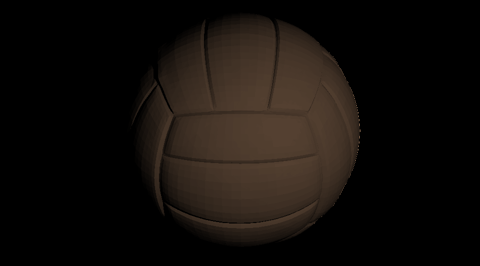
#> input picture lab1/intrinsic_images/ball.png, 480 x 266 px
$ python recoloring.py ball.png ball.png ball.png
#> lines starting #> are read from the running program, lines starting #| are printed output that depends on the picture
### lab1/intrinsic_images/iid_image_formation.py
import sys
import matplotlib.pyplot as plt
import numpy as np

def read_images(original, albedo, shading):
    """
       inputs:
          original : path to original image
          albedo : path to albedo intrinsic image
          shading : path to shading intrinsic image

    """
#> called with original = 'ball.png', albedo = 'ball.png', shading = 'ball.png'

    albedo = plt.imread(albedo)
#> albedo is the input picture: shape (266, 480, 3) float32; mean R, G, B 0.0717, 0.0548, 0.0418
    shading = plt.imread(shading)
    original = plt.imread(original)

    return original, albedo, shading


def reconstruct(albedo, shading):

    ball = albedo*np.expand_dims(shading, axis=2)
    return ball


# [17 lines left out: function plot, not called in this run]


# [7 lines that do not run on import are left out]

### lab1/intrinsic_images/recoloring.py
from iid_image_formation import *
import numpy as np
import sys
import matplotlib.pyplot as plt


def recolour(albedo, shading=None):
	r_channel, g_channel, b_channel = albedo[:,:,0], albedo[:,:,1], albedo[:,:,1]
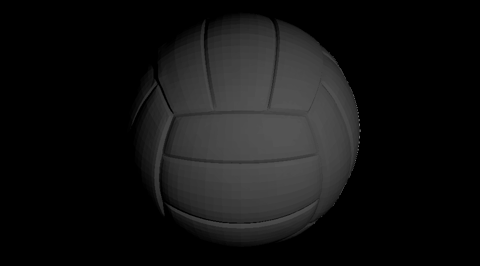
#> r_channel: shape (266, 480) float32; min 0, max 0.42, mean 0.0717
	non_zero_els_r = r_channel[np.nonzero(r_channel)]
	non_zero_els_g = g_channel[np.nonzero(g_channel)]
	non_zero_els_b = b_channel[np.nonzero(b_channel)]


	if len(list(set(non_zero_els_r))) == len(list(set(non_zero_els_g))) == len(list(set(non_zero_els_b))) == 1:
		print("Surface is Uniform with R: {} G:{} B:{}".format(non_zero_els_r[0], non_zero_els_g[0], non_zero_els_b[0]))

	"""
		We will use the albedo image for recolouring

	"""
	recoloured_r_channel = np.zeros(albedo.shape[:2])
	recoloured_g_channel = np.zeros(albedo.shape[:2])
	recoloured_g_channel[np.nonzero(g_channel)] = 1.0
	recoloured_b_channel = np.zeros(albedo.shape[:2])

	new_albedo = np.stack([recoloured_r_channel, recoloured_g_channel, recoloured_b_channel], axis=2)

	return new_albedo


def plot(original, recolored):
	fig, axs = plt.subplots(1,2)
	axs[0].imshow(original)
	axs[0].set_title("Original Image")

	axs[1].imshow(recolored)
	axs[1].set_title("Recolored Image")
	plt.savefig('recolored_image.png')
	plt.show()


def inspect_recolored(recolored):
	r_channel, g_channel, b_channel = recolored[:,:,0], recolored[:,:,1], recolored[:,:,1]
	non_zero_els_r = r_channel[np.nonzero(r_channel)]
	non_zero_els_g = g_channel[np.nonzero(g_channel)]
	non_zero_els_b = b_channel[np.nonzero(b_channel)]

	print(non_zero_els_r)
	print(non_zero_els_g)
	print(non_zero_els_b)


	if len(list(set(non_zero_els_r))) == len(list(set(non_zero_els_g))) == len(list(set(non_zero_els_b))) == 1:
		print("Surface is with R: {} G:{} B:{}".format(non_zero_els_r[0], non_zero_els_g[0], non_zero_els_b[0]))

	else:
		print("Surface of the recolored image in non-uniform")
		fig, axs = plt.subplots(1,3)
		axs[0].imshow(r_channel, cmap='gray')
		axs[0].set_title("R channel")

		axs[1].imshow(g_channel, cmap='gray')
		axs[1].set_title("G channel")

		axs[2].imshow(b_channel, cmap='gray')
		axs[2].set_title("B_channel")
		plt.savefig("recolored_image_rgb.png")
		plt.show()


if __name__ == "__main__":

	args = sys.argv
	path_to_original, path_to_albedo, path_to_shading = args[1], args[2], args[3]

	original, albedo, shading = read_images(path_to_original, path_to_albedo, path_to_shading)

	new_albedo = recolour(albedo)
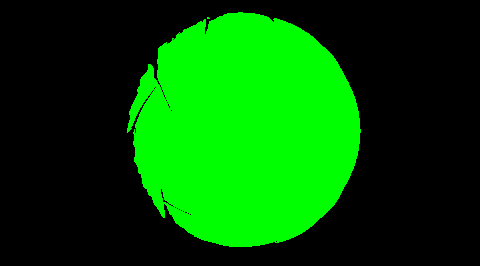
#> new_albedo: shape (266, 480, 3) float64; mean R, G, B 0, 0.328, 0

#> (the run stopped early here; a loop or call above may not have finished)
